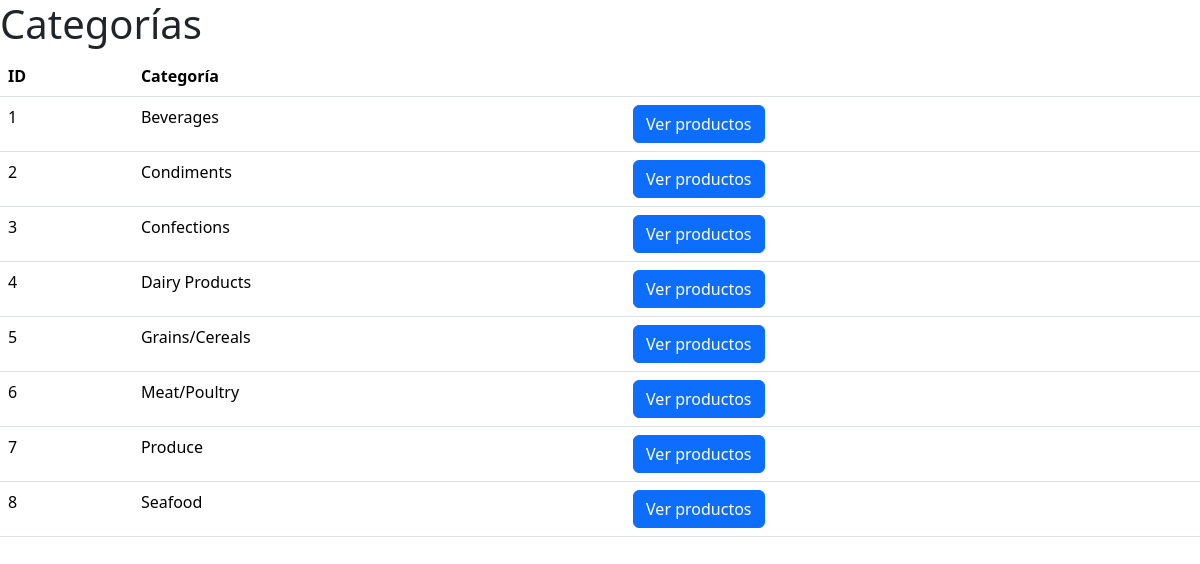
Page /categorias.php on the committed database.
### tables this page shows
CREATE TABLE IF NOT EXISTS `categories` (
  `CategoryID` int(11) NOT NULL,
  `CategoryName` varchar(255) DEFAULT NULL,
  `Description` varchar(255) DEFAULT NULL
);

### connection.php (called while the page is built, shortened)
<?php
function readIniFile($file = "db_settings.ini"): array
{
    if (!$settings = parse_ini_file($file, TRUE))
        throw new exception('Unable to open ' . $file . '.');
    return $settings;
}
function getConnection(): PDO
{
    $settings = readIniFile();
    $dsn = $settings['database']['driver'] .
        ':host=' . $settings['database']['host'] .
        ((!empty($settings['database']['port'])) ? (';port=' . $settings['database']['port']) : '') .
        ';dbname=' . $settings['database']['schema'];
    $conn = new PDO($dsn, $settings['database']['username'], $settings['database']['password']);
    return $conn;
}
function getCategories(): array|null
{
    try {
        $con = getConnection();
        $stmt = $con->prepare("select CategoryID, CategoryName from categories order by CategoryName");
        $stmt->execute();
        $results = $stmt->fetchAll(PDO::FETCH_ASSOC);
        return $results;
    } catch (Exception $exception) {
        error_log("Ha surgido una excepción. No se han podido recuperar las categorías: " . $exception->getTraceAsString());
        addError("Non se puideron recuperar as categorías");
        return null;
    } finally {
        $con = null;
        $stmt = null;
    }
}

### categorias.php (the view, shortened to what this page needs)
<!DOCTYPE html>
<html lang="en">
<head>
    <link rel="stylesheet" href="css/bootstrap.min.css">
</head>
<body>
    <h1>Categorías</h1>
    <table class="table">
        <thead>
            <tr>
                <th>ID</th>
                <th>Categoría</th>
                <th></th>
            </tr>
        </thead>
        <tbody>
            <?php
            require_once 'connection.php';
            $categorias = getCategories();
            if ($categorias) {
                foreach ($categorias as $categoria) {
                    ?>
                    <tr>
                        <td><?=$categoria["CategoryID"]?></td>
                        <td><?=$categoria["CategoryName"]?></td>
                        <td>
                            <a class="btn btn-primary" href="productos.php?catid=<?=$categoria["CategoryID"] ?>" role="button">Ver productos</a>
                        </td>
                    </tr>
                    <?php
                }
            }
            ?>
        </tbody>
    </table>
</body>
</html>

### rows in the picture
categories: CategoryID "1", CategoryName "Beverages"
categories: CategoryID "2", CategoryName "Condiments"
categories: CategoryID "3", CategoryName "Confections"
categories: CategoryID "4", CategoryName "Dairy Products"
categories: CategoryID "5", CategoryName "Grains/Cereals"
categories: CategoryID "6", CategoryName "Meat/Poultry"
categories: CategoryID "7", CategoryName "Produce"
categories: CategoryID "8", CategoryName "Seafood"
